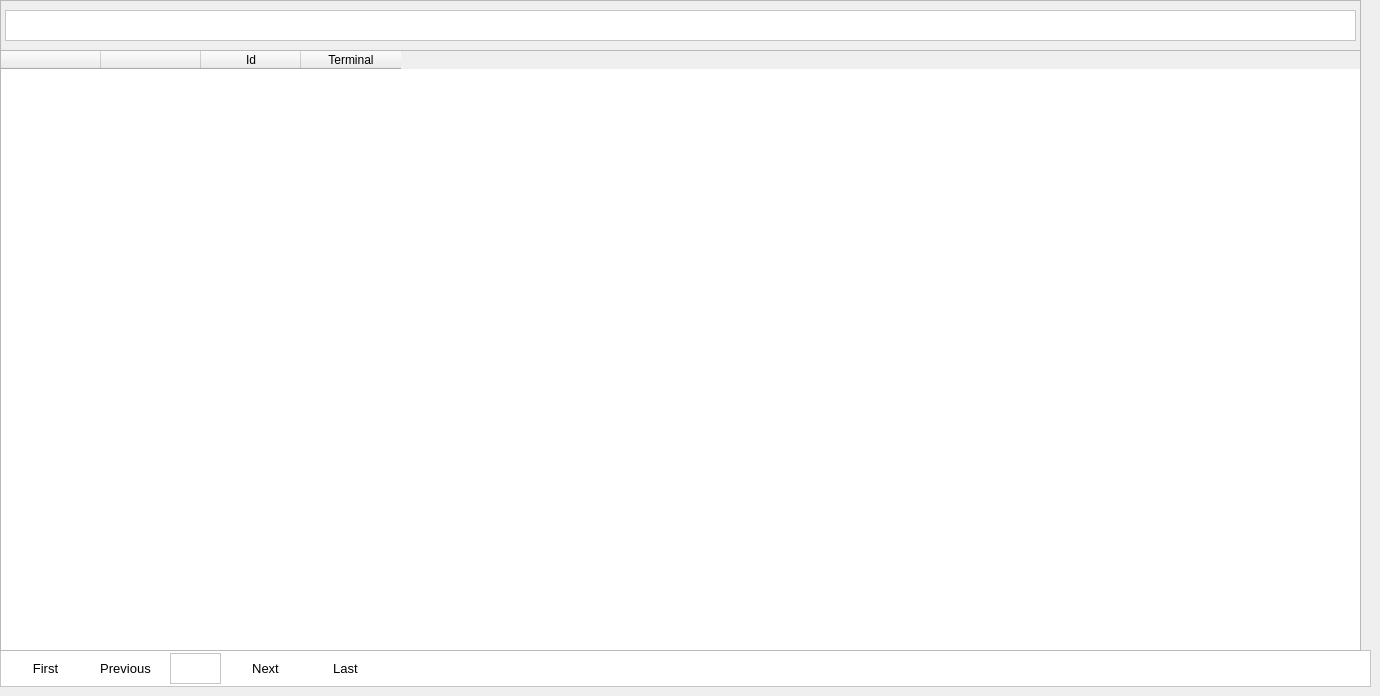
    <widget class="QWidget" name="tabTerminal">
     <attribute name="title">
      <string>Terminal</string>
     </attribute>
     <widget class="QFrame" name="frame_16">
      <property name="geometry">
       <rect>
        <x>0</x>
        <y>650</y>
        <width>1371</width>
        <height>37</height>
       </rect>
      </property>
      <property name="styleSheet">
       <string notr="true">background-color: rgb(255, 255, 255);
color: rgb(255, 255, 255);</string>
      </property>
      <property name="frameShape">
       <enum>QFrame::StyledPanel</enum>
      </property>
      <property name="frameShadow">
       <enum>QFrame::Raised</enum>
      </property>
      <widget class="QPushButton" name="pushButtonTerminalFirst">
       <property name="geometry">
        <rect>
         <x>10</x>
         <y>0</y>
         <width>71</width>
         <height>37</height>
        </rect>
       </property>
       <property name="font">
        <font>
         <family>Segoe UI</family>
         <pointsize>10</pointsize>
        </font>
       </property>
       <property name="styleSheet">
        <string notr="true">color: rgb(0, 0, 0);</string>
       </property>
       <property name="text">
        <string>First</string>
       </property>
       <property name="flat">
        <bool>true</bool>
       </property>
      </widget>
      <widget class="QPushButton" name="pushButtonTerminalPrevious">
       <property name="geometry">
        <rect>
         <x>90</x>
         <y>0</y>
         <width>71</width>
         <height>37</height>
        </rect>
       </property>
       <property name="font">
        <font>
         <family>Segoe UI</family>
         <pointsize>10</pointsize>
        </font>
       </property>
       <property name="styleSheet">
        <string notr="true">color: rgb(0, 0, 0);</string>
       </property>
       <property name="text">
        <string>Previous</string>
       </property>
       <property name="flat">
        <bool>true</bool>
       </property>
      </widget>
      <widget class="QPushButton" name="pushButtonTerminalNext">
       <property name="geometry">
        <rect>
         <x>230</x>
         <y>0</y>
         <width>71</width>
         <height>37</height>
        </rect>
       </property>
       <property name="font">
        <font>
         <family>Segoe UI</family>
         <pointsize>10</pointsize>
        </font>
       </property>
       <property name="styleSheet">
        <string notr="true">color: rgb(0, 0, 0);</string>
       </property>
       <property name="text">
        <string>Next</string>
       </property>
       <property name="flat">
        <bool>true</bool>
       </property>
      </widget>
      <widget class="QPushButton" name="pushButtonTerminalLast">
       <property name="geometry">
        <rect>
         <x>310</x>
         <y>0</y>
         <width>71</width>
         <height>37</height>
        </rect>
       </property>
       <property name="font">
        <font>
         <family>Segoe UI</family>
         <pointsize>10</pointsize>
        </font>
       </property>
       <property name="styleSheet">
        <string notr="true">color: rgb(0, 0, 0);</string>
       </property>
       <property name="text">
        <string>Last</string>
       </property>
       <property name="flat">
        <bool>true</bool>
       </property>
      </widget>
      <widget class="QTextEdit" name="textEditPageTerminalNumber">
       <property name="geometry">
        <rect>
         <x>170</x>
         <y>3</y>
         <width>51</width>
         <height>31</height>
        </rect>
       </property>
       <property name="font">
        <font>
         <family>Segoe UI</family>
         <pointsize>10</pointsize>
        </font>
       </property>
       <property name="styleSheet">
        <string notr="true">color: rgb(0, 0, 0);</string>
       </property>
       <property name="readOnly">
        <bool>true</bool>
       </property>
      </widget>
     </widget>
     <widget class="QFrame" name="frame_15">
      <property name="geometry">
       <rect>
        <x>0</x>
        <y>0</y>
        <width>1361</width>
        <height>651</height>
       </rect>
      </property>
      <property name="frameShape">
       <enum>QFrame::StyledPanel</enum>
      </property>
      <property name="frameShadow">
       <enum>QFrame::Raised</enum>
      </property>
      <widget class="QTableWidget" name="tableWidgetTerminal">
       <property name="geometry">
        <rect>
         <x>0</x>
         <y>50</y>
         <width>1361</width>
         <height>601</height>
        </rect>
       </property>
       <property name="minimumSize">
        <size>
         <width>1361</width>
         <height>0</height>
        </size>
       </property>
       <column>
        <property name="text">
         <string/>
        </property>
       </column>
       <column>
        <property name="text">
         <string/>
        </property>
       </column>
       <column>
        <property name="text">
         <string>Id</string>
        </property>
       </column>
       <column>
        <property name="text">
         <string>Terminal</string>
        </property>
       </column>
      </widget>
      <widget class="QTextEdit" name="textEditTerminalFilter">
       <property name="geometry">
        <rect>
         <x>5</x>
         <y>10</y>
         <width>1351</width>
         <height>31</height>
        </rect>
       </property>
       <property name="font">
        <font>
         <family>Segoe UI</family>
         <pointsize>10</pointsize>
        </font>
       </property>
       <property name="styleSheet">
        <string notr="true">background-color: rgb(255, 255, 255);
color: rgb(0, 0, 0);</string>
       </property>
      </widget>
     </widget>
    </widget>
